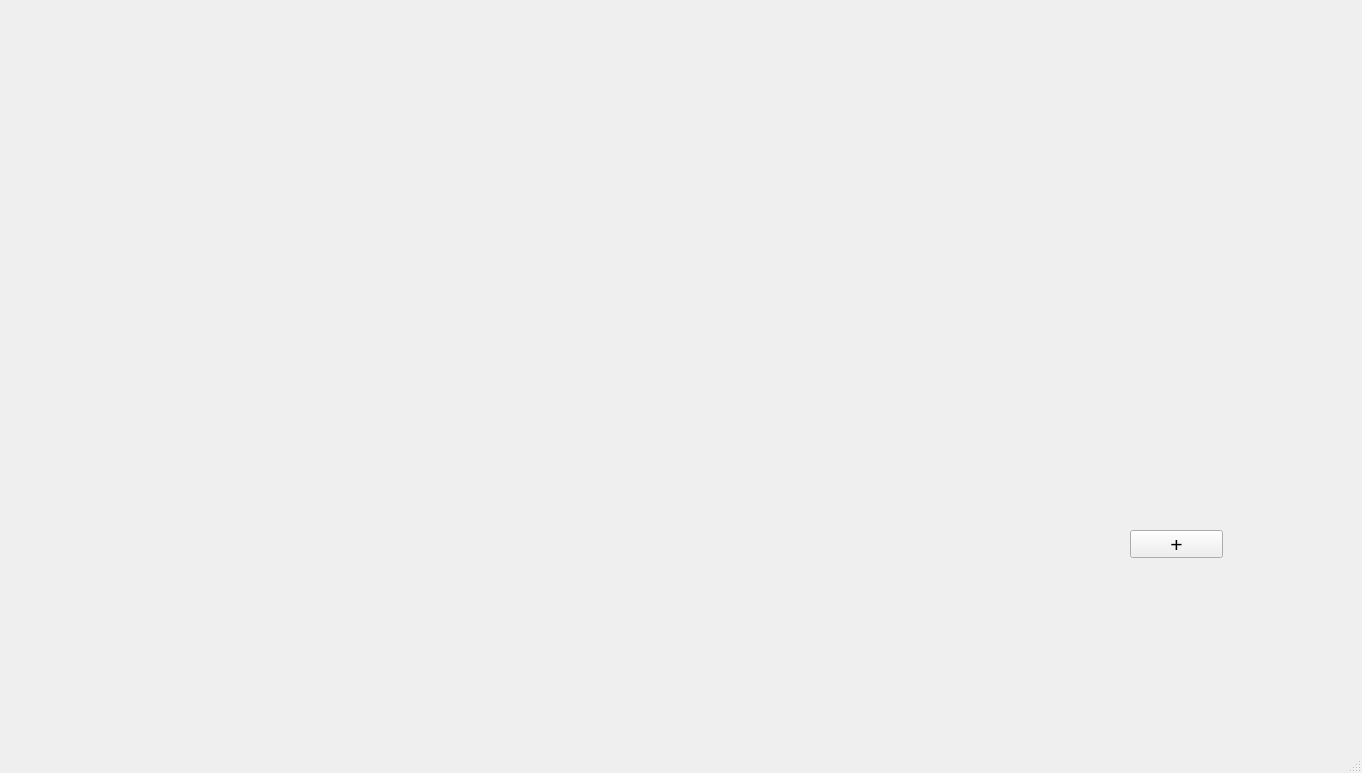
<?xml version="1.0" encoding="UTF-8"?>
<ui version="4.0">
 <class>MainWindow</class>
 <widget class="QMainWindow" name="MainWindow">
  <property name="geometry">
   <rect>
    <x>0</x>
    <y>0</y>
    <width>1362</width>
    <height>773</height>
   </rect>
  </property>
  <property name="windowTitle">
   <string>MainWindow</string>
  </property>
  <widget class="QWidget" name="centralwidget">
   <widget class="DrawWidget" name="draw_widget" native="true">
    <property name="geometry">
     <rect>
      <x>9</x>
      <y>9</y>
      <width>981</width>
      <height>704</height>
     </rect>
    </property>
   </widget>
   <widget class="QPushButton" name="plus">
    <property name="geometry">
     <rect>
      <x>1130</x>
      <y>530</y>
      <width>93</width>
      <height>28</height>
     </rect>
    </property>
    <property name="font">
     <font>
      <pointsize>16</pointsize>
     </font>
    </property>
    <property name="text">
     <string>+</string>
    </property>
   </widget>
  </widget>
  <widget class="QMenuBar" name="menubar">
   <property name="geometry">
    <rect>
     <x>0</x>
     <y>0</y>
     <width>1362</width>
     <height>29</height>
    </rect>
   </property>
  </widget>
  <widget class="QStatusBar" name="statusbar"/>
 </widget>
 <customwidgets>
  <customwidget>
   <class>DrawWidget</class>
   <extends>QWidget</extends>
   <header location="global">drawwidget.h</header>
   <container>1</container>
  </customwidget>
 </customwidgets>
 <resources/>
 <connections/>
</ui>
